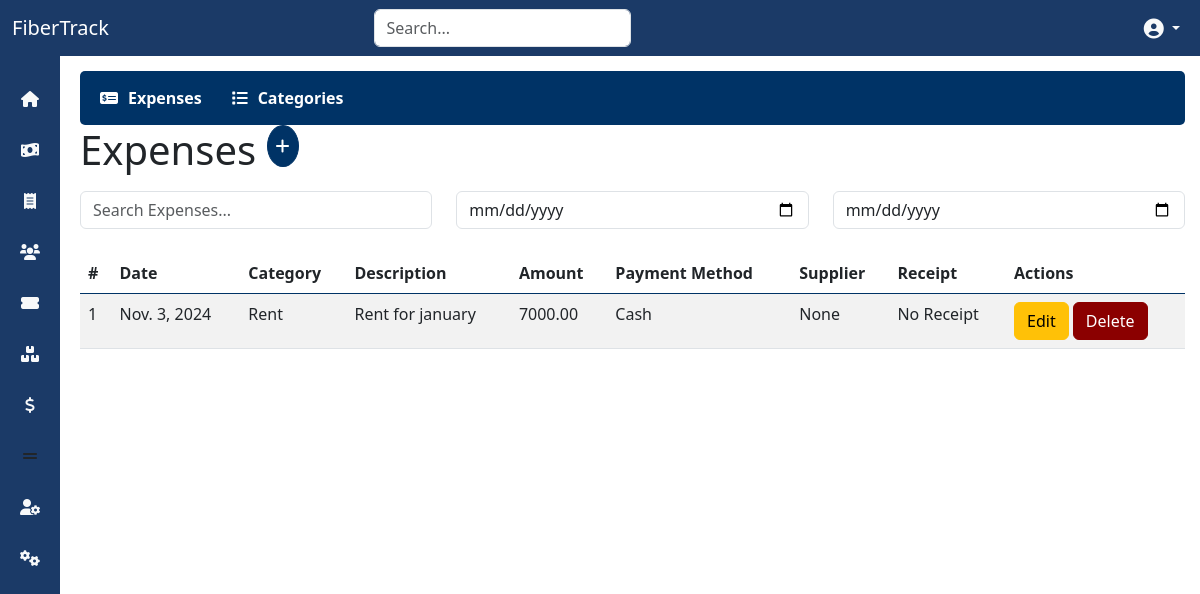
/expences/ (signed in), run on the app's committed database.
### expenses/models.py (models this page shows, shortened)
class Expense(models.Model):
    category = models.ForeignKey(ExpenseCategory, on_delete=models.CASCADE, related_name="expenses")
    date = models.DateField()
    amount = models.DecimalField(max_digits=10, decimal_places=2)
    description = models.TextField(blank=True, null=True)
    payment_method = models.CharField(max_length=50, choices=(('Cash', 'Cash'), ('Credit', 'Credit'), ('Bank Transfer', 'Bank Transfer')))
    supplier = models.CharField(max_length=100, blank=True, null=True)
    receipt = models.FileField(upload_to='expenses/receipts/', blank=True, null=True)

class ExpenseCategory(models.Model):
    name = models.CharField(max_length=100)
    description = models.TextField(blank=True, null=True)

### expenses/views.py (the view)
# urls.py: path('', views.list_expenses, name='list_expenses'),  # List all expenses
@login_required(login_url='/auth/login/')
def list_expenses(request):
    expenses = Expense.objects.all()
    categories = ExpenseCategory.objects.all()
    return render(request, 'expenses/list_expenses.html', {'expenses': expenses, 'categories': categories})

### expenses/templates/expenses/list_expenses.html (shortened to what this page needs)
{% extends 'base.html' %}
{% block content %}
{% include 'expenses/expenses_navbar.html' %}
<div>
    <h1>Expenses
        <button style="padding: 0.5rem; border-radius: 50%;" class="btn btn-primary mb-3" data-bs-toggle="modal" data-bs-target="#addExpenseModal"><i class="fas fa-plus"></i></button>
    </h1>
    <div class="row mb-4">
        <div class="col-md-4">
            <input type="text" class="form-control" id="expenseSearch" placeholder="Search Expenses...">
        </div>
        <div class="col-md-4">
            <input type="date" class="form-control" id="startDate" placeholder="Start Date">
        </div>
        <div class="col-md-4">
            <input type="date" class="form-control" id="endDate" placeholder="End Date">
        </div>
    </div>
    <div class="table-responsive">
        <table class="table table-striped">
            <thead class="bg-primary text-white">
                <tr>
                    <th>#</th>
                    <th>Date</th>
                    <th>Category</th>
                    <th>Description</th>
                    <th>Amount</th>
                    <th>Payment Method</th>
                    <th>Supplier</th>
                    <th>Receipt</th>
                    <th>Actions</th>
                </tr>
            </thead>
            <tbody id="expenseTableBody">
                {% for expense in expenses %}
                <tr>
                    <td>{{ forloop.counter }}</td>
                    <td>{{ expense.date }}</td>
                    <td>{{ expense.category.name }}</td>
                    <td>{{ expense.description }}</td>
                    <td>{{ expense.amount }}</td>
                    <td>{{ expense.payment_method }}</td>
                    <td>{{ expense.supplier }}</td>
                    <td>
                        {% if expense.receipt %}
                            <a href="{{ expense.receipt.url }}" target="_blank">View Receipt</a>
                        {% else %}
                            No Receipt
                        {% endif %}
                    </td>
                    <td>
                        <button class="btn btn-warning" data-bs-toggle="modal" data-bs-target="#editExpenseModal{{ expense.id }}">Edit</button>
                        <button class="btn btn-danger" data-bs-toggle="modal" data-bs-target="#deleteExpenseModal{{ expense.id }}">Delete</button>
                    </td>
                </tr>
                {% endfor %}
            </tbody>
        </table>
    </div>
</div>
{% endblock %}

### static/css/style.css (style rules this page uses)
:root { --dark-blue: #1b3a67; --dark-red: #8b0000; --light-gray: #f8f9fa; }
body { background-color: var(--light-gray); }
button { border-radius: 5px; transition: all 0.3s ease; }

### expenses/templates/expenses/list_expenses.html (style rules this page uses)
:root { --primary-color: #003366; --secondary-color: #8B0000; --hover-color: #4d4dff; }
.btn-primary, .bg-primary { background-color: var(--primary-color) !important; border-color: var(--primary-color) !important; }
.btn-danger, .bg-danger { background-color: var(--secondary-color) !important; border-color: var(--secondary-color) !important; }

### expenses/templates/expenses/expenses_navbar.html (style rules this page uses)
:root { --primary-color: #003366; --secondary-color: #8B0000; --hover-color: #4d4dff; }

### data on the page
Expense: date "Nov. 3, 2024", category.name "Rent", description "Rent for january", amount "7000.00", payment_method "Cash", supplier "None", receipt "No Receipt"
